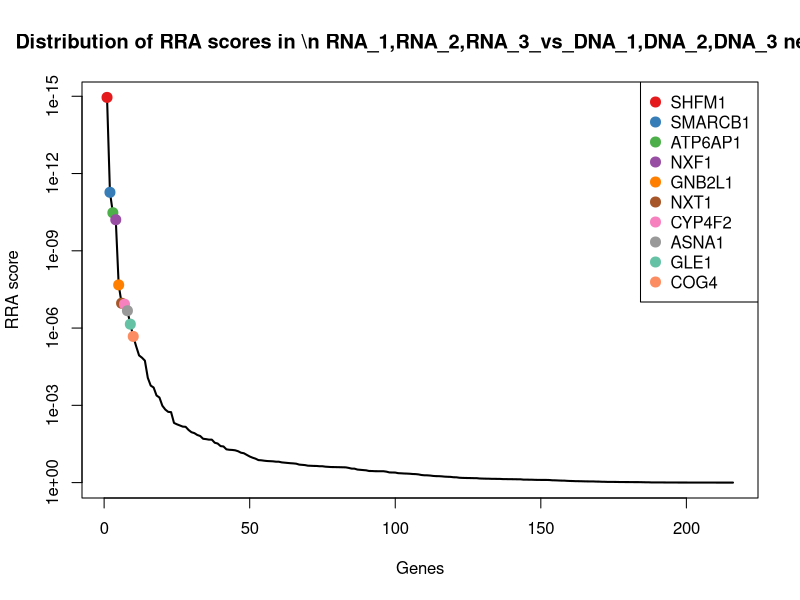
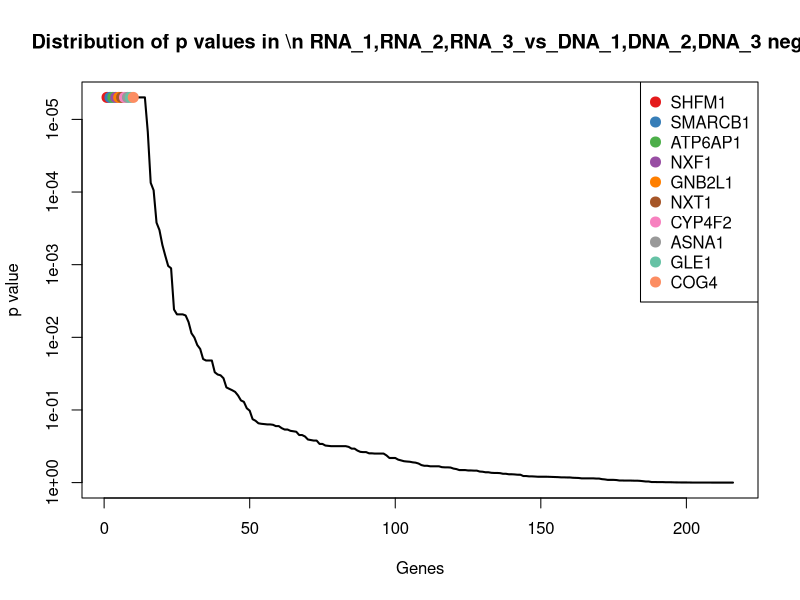
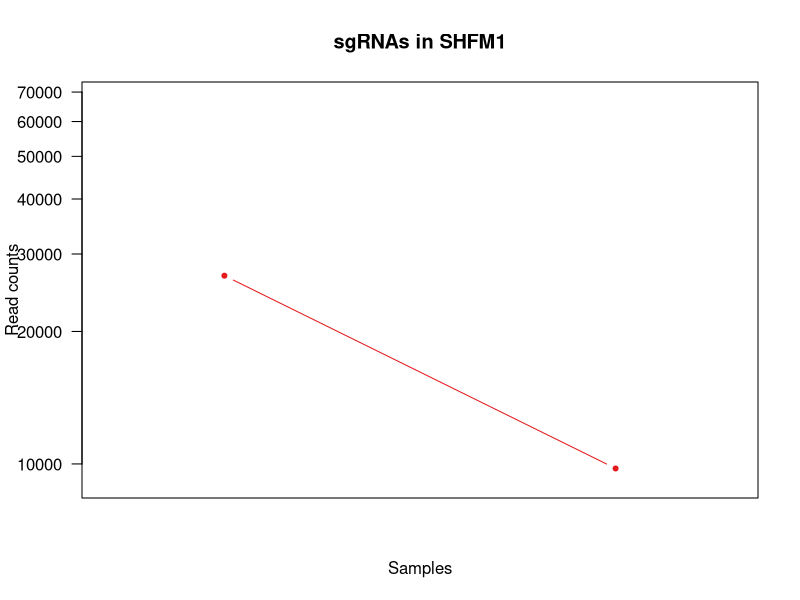

These figures' R source, in order: (Note: this script raises an error after producing the figures.)
pdf(file='mageckInputSecondary.pdf',width=4.5,height=4.5);
gstable=read.table('mageckInputSecondary.gene_summary.txt',header=T)
# 
#
# parameters
# Do not modify the variables beginning with "__"

# gstablename='__GENE_SUMMARY_FILE__'
startindex=3
# outputfile='__OUTPUT_FILE__'
targetgenelist=c("SHFM1","SMARCB1","ATP6AP1","NXF1","GNB2L1","NXT1","CYP4F2","ASNA1","GLE1","COG4")
# samplelabel=sub('.\\w+.\\w+$','',colnames(gstable)[startindex]);
samplelabel='RNA_1,RNA_2,RNA_3_vs_DNA_1,DNA_2,DNA_3 neg.'


# You need to write some codes in front of this code:
# gstable=read.table(gstablename,header=T)
# pdf(file=outputfile,width=6,height=6)


# set up color using RColorBrewer
#library(RColorBrewer)
#colors <- brewer.pal(length(targetgenelist), "Set1")

colors=c( "#E41A1C", "#377EB8", "#4DAF4A", "#984EA3", "#FF7F00",  "#A65628", "#F781BF",
          "#999999", "#66C2A5", "#FC8D62", "#8DA0CB", "#E78AC3", "#A6D854", "#FFD92F", "#E5C494", "#B3B3B3", 
          "#8DD3C7", "#FFFFB3", "#BEBADA", "#FB8072", "#80B1D3", "#FDB462", "#B3DE69", "#FCCDE5",
          "#D9D9D9", "#BC80BD", "#CCEBC5", "#FFED6F")

######
# function definition

plotrankedvalues<-function(val, tglist, ...){
  
  plot(val,log='y',ylim=c(max(val),min(val)),type='l',lwd=2, ...)
  if(length(tglist)>0){
    for(i in 1:length(tglist)){
      targetgene=tglist[i];
      tx=which(names(val)==targetgene);ty=val[targetgene];
      points(tx,ty,col=colors[(i %% length(colors)) ],cex=2,pch=20)
      # text(tx+50,ty,targetgene,col=colors[i])
    }
    legend('topright',tglist,pch=20,pt.cex = 2,cex=1,col=colors)
  }
}



plotrandvalues<-function(val,targetgenelist, ...){
  # choose the one with the best distance distribution
  
  mindiffvalue=0;
  randval=val;
  for(i in 1:20){
    randval0=sample(val)
    vindex=sort(which(names(randval0) %in% targetgenelist))
    if(max(vindex)>0.9*length(val)){
      # print('pass...')
      next;
    }
    mindiffind=min(diff(vindex));
    if (mindiffind > mindiffvalue){
      mindiffvalue=mindiffind;
      randval=randval0;
      # print(paste('Diff: ',mindiffvalue))
    }
  }
  plot(randval,log='y',ylim=c(max(randval),min(randval)),pch=20,col='grey', ...)
  
  if(length(targetgenelist)>0){
    for(i in 1:length(targetgenelist)){
      targetgene=targetgenelist[i];
      tx=which(names(randval)==targetgene);ty=randval[targetgene];
      points(tx,ty,col=colors[(i %% length(colors)) ],cex=2,pch=20)
      text(tx+50,ty,targetgene,col=colors[i])
    }
  }
  
}




# set.seed(1235)



pvec=gstable[,startindex]
names(pvec)=gstable[,'id']
pvec=sort(pvec);

plotrankedvalues(pvec,targetgenelist,xlab='Genes',ylab='RRA score',main=paste('Distribution of RRA scores in \\n',samplelabel))

# plotrandvalues(pvec,targetgenelist,xlab='Genes',ylab='RRA score',main=paste('Distribution of RRA scores in \\n',samplelabel))


pvec=gstable[,startindex+1]
names(pvec)=gstable[,'id']
pvec=sort(pvec);

plotrankedvalues(pvec,targetgenelist,xlab='Genes',ylab='p value',main=paste('Distribution of p values in \\n',samplelabel))

# plotrandvalues(pvec,targetgenelist,xlab='Genes',ylab='p value',main=paste('Distribution of p values in \\n',samplelabel))



# you need to write after this code:
# dev.off()






# parameters
# Do not modify the variables beginning with "__"
targetmat=list(c(26778.611682359773,9764.808780371024),c(31554.31153479449,9069.267050057355),c(29211.922466269218,11867.222274669073),c(56637.534273617784,29106.997546987466),c(68067.35605693108,38892.6644191238),c(41808.711696303966,25842.44462485388),c(44937.61997588683,25131.655962940684),c(39820.717477859,20423.35234284915),c(50437.59638465196,25248.52797684082))
targetgene="SHFM1"
collabel=c("DNA_1","DNA_2","DNA_3","RNA_1","RNA_2","RNA_3")

# set up color using RColorBrewer
#library(RColorBrewer)
#colors <- brewer.pal(length(targetgenelist), "Set1")

colors=c( "#E41A1C", "#377EB8", "#4DAF4A", "#984EA3", "#FF7F00",  "#A65628", "#F781BF",
          "#999999", "#66C2A5", "#FC8D62", "#8DA0CB", "#E78AC3", "#A6D854", "#FFD92F", "#E5C494", "#B3B3B3", 
          "#8DD3C7", "#FFFFB3", "#BEBADA", "#FB8072", "#80B1D3", "#FDB462", "#B3DE69", "#FCCDE5",
          "#D9D9D9", "#BC80BD", "#CCEBC5", "#FFED6F")


## code

targetmatvec=unlist(targetmat)+1
yrange=range(targetmatvec[targetmatvec>0]);
# yrange[1]=1; # set the minimum value to 1
for(i in 1:length(targetmat)){
  vali=targetmat[[i]]+1;
  if(i==1){
    plot(1:length(vali),vali,type='b',las=1,pch=20,main=paste('sgRNAs in',targetgene),ylab='Read counts',xlab='Samples',xlim=c(0.7,length(vali)+0.3),ylim = yrange,col=colors[(i %% length(colors))],xaxt='n',log='y')
    axis(1,at=1:length(vali),labels=(collabel),las=2)
    # lines(0:100,rep(1,101),col='black');
  }else{
    lines(1:length(vali),vali,type='b',pch=20,col=colors[(i %% length(colors))])
  }
}




# parameters
# Do not modify the variables beginning with "__"
targetmat=list(c(43602.29836908453,27852.844381356874),c(37105.35305365935,23449.358272904952),c(55772.036788977064,36048.11437234357),c(21178.84444740576,12276.586015227125),c(30908.325042602482,17781.50390362461),c(38182.67463631621,23099.115345936425),c(60842.48054602447,46731.08903411919),c(94500.04975821472,70635.97416833555),c(45792.49532867073,34183.53931752706))
targetgene="SMARCB1"
collabel=c("DNA_1","DNA_2","DNA_3","RNA_1","RNA_2","RNA_3")

# set up color using RColorBrewer
#library(RColorBrewer)
#colors <- brewer.pal(length(targetgenelist), "Set1")

colors=c( "#E41A1C", "#377EB8", "#4DAF4A", "#984EA3", "#FF7F00",  "#A65628", "#F781BF",
          "#999999", "#66C2A5", "#FC8D62", "#8DA0CB", "#E78AC3", "#A6D854", "#FFD92F", "#E5C494", "#B3B3B3", 
          "#8DD3C7", "#FFFFB3", "#BEBADA", "#FB8072", "#80B1D3", "#FDB462", "#B3DE69", "#FCCDE5",
          "#D9D9D9", "#BC80BD", "#CCEBC5", "#FFED6F")


## code

targetmatvec=unlist(targetmat)+1
yrange=range(targetmatvec[targetmatvec>0]);
# yrange[1]=1; # set the minimum value to 1
for(i in 1:length(targetmat)){
  vali=targetmat[[i]]+1;
  if(i==1){
    plot(1:length(vali),vali,type='b',las=1,pch=20,main=paste('sgRNAs in',targetgene),ylab='Read counts',xlab='Samples',xlim=c(0.7,length(vali)+0.3),ylim = yrange,col=colors[(i %% length(colors))],xaxt='n',log='y')
    axis(1,at=1:length(vali),labels=(collabel),las=2)
    # lines(0:100,rep(1,101),col='black');
  }else{
    lines(1:length(vali),vali,type='b',pch=20,col=colors[(i %% length(colors))])
  }
}




# parameters
# Do not modify the variables beginning with "__"
targetmat=list(c(5300.319657679865,3308.9280938224083),c(14999.288078733372,7588.641823436644),c(15710.959131631651,11308.657808085365),c(36700.3731026615,13265.793539778928),c(22232.85601995507,10099.229161010413),c(24261.38243073725,11839.950591852146),c(54909.126759188504,25840.877264169052),c(24920.45598173959,8534.596829333208),c(45163.87015057394,23360.7214885136))
targetgene="ATP6AP1"
collabel=c("DNA_1","DNA_2","DNA_3","RNA_1","RNA_2","RNA_3")

# set up color using RColorBrewer
#library(RColorBrewer)
#colors <- brewer.pal(length(targetgenelist), "Set1")

colors=c( "#E41A1C", "#377EB8", "#4DAF4A", "#984EA3", "#FF7F00",  "#A65628", "#F781BF",
          "#999999", "#66C2A5", "#FC8D62", "#8DA0CB", "#E78AC3", "#A6D854", "#FFD92F", "#E5C494", "#B3B3B3", 
          "#8DD3C7", "#FFFFB3", "#BEBADA", "#FB8072", "#80B1D3", "#FDB462", "#B3DE69", "#FCCDE5",
          "#D9D9D9", "#BC80BD", "#CCEBC5", "#FFED6F")


## code

targetmatvec=unlist(targetmat)+1
yrange=range(targetmatvec[targetmatvec>0]);
# yrange[1]=1; # set the minimum value to 1
for(i in 1:length(targetmat)){
  vali=targetmat[[i]]+1;
  if(i==1){
    plot(1:length(vali),vali,type='b',las=1,pch=20,main=paste('sgRNAs in',targetgene),ylab='Read counts',xlab='Samples',xlim=c(0.7,length(vali)+0.3),ylim = yrange,col=colors[(i %% length(colors))],xaxt='n',log='y')
    axis(1,at=1:length(vali),labels=(collabel),las=2)
    # lines(0:100,rep(1,101),col='black');
  }else{
    lines(1:length(vali),vali,type='b',pch=20,col=colors[(i %% length(colors))])
  }
}




# parameters
# Do not modify the variables beginning with "__"
targetmat=list(c(4795.062833484398,2300.052115566066),c(11811.927793476525,6546.428676329512),c(16447.93575201556,9275.402344734539),c(60955.626861867466,48262.914487343274),c(74719.72125159607,60248.84565770444),c(80611.60493329815,66608.56012452567),c(23102.33181673677,9550.769725351043),c(38795.28333266022,19211.37483760702),c(25455.116424210806,15277.19268911139))
targetgene="NXF1"
collabel=c("DNA_1","DNA_2","DNA_3","RNA_1","RNA_2","RNA_3")

# set up color using RColorBrewer
#library(RColorBrewer)
#colors <- brewer.pal(length(targetgenelist), "Set1")

colors=c( "#E41A1C", "#377EB8", "#4DAF4A", "#984EA3", "#FF7F00",  "#A65628", "#F781BF",
          "#999999", "#66C2A5", "#FC8D62", "#8DA0CB", "#E78AC3", "#A6D854", "#FFD92F", "#E5C494", "#B3B3B3", 
          "#8DD3C7", "#FFFFB3", "#BEBADA", "#FB8072", "#80B1D3", "#FDB462", "#B3DE69", "#FCCDE5",
          "#D9D9D9", "#BC80BD", "#CCEBC5", "#FFED6F")


## code

targetmatvec=unlist(targetmat)+1
yrange=range(targetmatvec[targetmatvec>0]);
# yrange[1]=1; # set the minimum value to 1
for(i in 1:length(targetmat)){
  vali=targetmat[[i]]+1;
  if(i==1){
    plot(1:length(vali),vali,type='b',las=1,pch=20,main=paste('sgRNAs in',targetgene),ylab='Read counts',xlab='Samples',xlim=c(0.7,length(vali)+0.3),ylim = yrange,col=colors[(i %% length(colors))],xaxt='n',log='y')
    axis(1,at=1:length(vali),labels=(collabel),las=2)
    # lines(0:100,rep(1,101),col='black');
  }else{
    lines(1:length(vali),vali,type='b',pch=20,col=colors[(i %% length(colors))])
  }
}




# parameters
# Do not modify the variables beginning with "__"
targetmat=list(c(43024.86199857542,18702.385537286445),c(20072.78084405801,9134.89760088274),c(27550.22232981424,9490.54562029029),c(11541.899615260552,6266.137956693065),c(16559.650866463642,9562.808792264257),c(16353.59527209316,10202.639560510028),c(86216.51727309181,68604.72348929627),c(51805.71042038983,48777.50044743795),c(47065.62477554433,38639.9343022781))
targetgene="GNB2L1"
collabel=c("DNA_1","DNA_2","DNA_3","RNA_1","RNA_2","RNA_3")

# set up color using RColorBrewer
#library(RColorBrewer)
#colors <- brewer.pal(length(targetgenelist), "Set1")

colors=c( "#E41A1C", "#377EB8", "#4DAF4A", "#984EA3", "#FF7F00",  "#A65628", "#F781BF",
          "#999999", "#66C2A5", "#FC8D62", "#8DA0CB", "#E78AC3", "#A6D854", "#FFD92F", "#E5C494", "#B3B3B3", 
          "#8DD3C7", "#FFFFB3", "#BEBADA", "#FB8072", "#80B1D3", "#FDB462", "#B3DE69", "#FCCDE5",
          "#D9D9D9", "#BC80BD", "#CCEBC5", "#FFED6F")


## code

targetmatvec=unlist(targetmat)+1
yrange=range(targetmatvec[targetmatvec>0]);
# yrange[1]=1; # set the minimum value to 1
for(i in 1:length(targetmat)){
  vali=targetmat[[i]]+1;
  if(i==1){
    plot(1:length(vali),vali,type='b',las=1,pch=20,main=paste('sgRNAs in',targetgene),ylab='Read counts',xlab='Samples',xlim=c(0.7,length(vali)+0.3),ylim = yrange,col=colors[(i %% length(colors))],xaxt='n',log='y')
    axis(1,at=1:length(vali),labels=(collabel),las=2)
    # lines(0:100,rep(1,101),col='black');
  }else{
    lines(1:length(vali),vali,type='b',pch=20,col=colors[(i %% length(colors))])
  }
}




# parameters
# Do not modify the variables beginning with "__"
targetmat=list(c(171050.89377420492,112944.35994651655),c(111671.4442798917,74214.1517993356),c(134980.6773574886,88721.85463974654),c(44171.931545397565,47689.05842631673),c(76678.9668160237,80185.65685043472),c(43960.7955155239,43330.663746789396),c(70751.56177575758,49909.27975919967),c(57970.34655862905,40516.80178354936),c(59652.13929984495,38884.369385303886))
targetgene="NXT1"
collabel=c("DNA_1","DNA_2","DNA_3","RNA_1","RNA_2","RNA_3")

# set up color using RColorBrewer
#library(RColorBrewer)
#colors <- brewer.pal(length(targetgenelist), "Set1")

colors=c( "#E41A1C", "#377EB8", "#4DAF4A", "#984EA3", "#FF7F00",  "#A65628", "#F781BF",
          "#999999", "#66C2A5", "#FC8D62", "#8DA0CB", "#E78AC3", "#A6D854", "#FFD92F", "#E5C494", "#B3B3B3", 
          "#8DD3C7", "#FFFFB3", "#BEBADA", "#FB8072", "#80B1D3", "#FDB462", "#B3DE69", "#FCCDE5",
          "#D9D9D9", "#BC80BD", "#CCEBC5", "#FFED6F")


## code

targetmatvec=unlist(targetmat)+1
yrange=range(targetmatvec[targetmatvec>0]);
# yrange[1]=1; # set the minimum value to 1
for(i in 1:length(targetmat)){
  vali=targetmat[[i]]+1;
  if(i==1){
    plot(1:length(vali),vali,type='b',las=1,pch=20,main=paste('sgRNAs in',targetgene),ylab='Read counts',xlab='Samples',xlim=c(0.7,length(vali)+0.3),ylim = yrange,col=colors[(i %% length(colors))],xaxt='n',log='y')
    axis(1,at=1:length(vali),labels=(collabel),las=2)
    # lines(0:100,rep(1,101),col='black');
  }else{
    lines(1:length(vali),vali,type='b',pch=20,col=colors[(i %% length(colors))])
  }
}




# parameters
# Do not modify the variables beginning with "__"
targetmat=list(c(297025.6608755428,290071.51220240304),c(100851.6332767158,101773.73270193173),c(108513.96945054551,114387.53835745367),c(101643.43219872023,95942.71717074023),c(66487.55814551022,64004.66331293854),c(77018.26011882805,87175.44921779417),c(147279.43805515525,65150.01744448729),c(120802.25048614724,54435.72900259725),c(130831.56436921822,65140.93956404442))
targetgene="CYP4F2"
collabel=c("DNA_1","DNA_2","DNA_3","RNA_1","RNA_2","RNA_3")

# set up color using RColorBrewer
#library(RColorBrewer)
#colors <- brewer.pal(length(targetgenelist), "Set1")

colors=c( "#E41A1C", "#377EB8", "#4DAF4A", "#984EA3", "#FF7F00",  "#A65628", "#F781BF",
          "#999999", "#66C2A5", "#FC8D62", "#8DA0CB", "#E78AC3", "#A6D854", "#FFD92F", "#E5C494", "#B3B3B3", 
          "#8DD3C7", "#FFFFB3", "#BEBADA", "#FB8072", "#80B1D3", "#FDB462", "#B3DE69", "#FCCDE5",
          "#D9D9D9", "#BC80BD", "#CCEBC5", "#FFED6F")


## code

targetmatvec=unlist(targetmat)+1
yrange=range(targetmatvec[targetmatvec>0]);
# yrange[1]=1; # set the minimum value to 1
for(i in 1:length(targetmat)){
  vali=targetmat[[i]]+1;
  if(i==1){
    plot(1:length(vali),vali,type='b',las=1,pch=20,main=paste('sgRNAs in',targetgene),ylab='Read counts',xlab='Samples',xlim=c(0.7,length(vali)+0.3),ylim = yrange,col=colors[(i %% length(colors))],xaxt='n',log='y')
    axis(1,at=1:length(vali),labels=(collabel),las=2)
    # lines(0:100,rep(1,101),col='black');
  }else{
    lines(1:length(vali),vali,type='b',pch=20,col=colors[(i %% length(colors))])
  }
}




# parameters
# Do not modify the variables beginning with "__"
targetmat=list(c(19197.808520878745,20538.49353899839),c(16222.775389160071,17238.08294279041),c(11248.934650549345,10200.619435856921),c(78630.83711523825,41334.99091188573),c(57941.65661413341,34683.55842618904),c(100196.12812669415,55394.84817513626),c(87551.83887989413,56765.4713270289),c(65580.585706616,47044.85390564776),c(67418.88277068427,48110.278676037335))
targetgene="ASNA1"
collabel=c("DNA_1","DNA_2","DNA_3","RNA_1","RNA_2","RNA_3")

# set up color using RColorBrewer
#library(RColorBrewer)
#colors <- brewer.pal(length(targetgenelist), "Set1")

colors=c( "#E41A1C", "#377EB8", "#4DAF4A", "#984EA3", "#FF7F00",  "#A65628", "#F781BF",
          "#999999", "#66C2A5", "#FC8D62", "#8DA0CB", "#E78AC3", "#A6D854", "#FFD92F", "#E5C494", "#B3B3B3", 
          "#8DD3C7", "#FFFFB3", "#BEBADA", "#FB8072", "#80B1D3", "#FDB462", "#B3DE69", "#FCCDE5",
          "#D9D9D9", "#BC80BD", "#CCEBC5", "#FFED6F")


## code

targetmatvec=unlist(targetmat)+1
yrange=range(targetmatvec[targetmatvec>0]);
# yrange[1]=1; # set the minimum value to 1
for(i in 1:length(targetmat)){
  vali=targetmat[[i]]+1;
  if(i==1){
    plot(1:length(vali),vali,type='b',las=1,pch=20,main=paste('sgRNAs in',targetgene),ylab='Read counts',xlab='Samples',xlim=c(0.7,length(vali)+0.3),ylim = yrange,col=colors[(i %% length(colors))],xaxt='n',log='y')
    axis(1,at=1:length(vali),labels=(collabel),las=2)
    # lines(0:100,rep(1,101),col='black');
  }else{
    lines(1:length(vali),vali,type='b',pch=20,col=colors[(i %% length(colors))])
  }
}




# parameters
# Do not modify the variables beginning with "__"
targetmat=list(c(16363.298229156682,10588.569900231707),c(41094.18082063293,27319.81062358072),c(37312.1268413887,24430.37749233304),c(6003.582534600583,4463.582023065333),c(54024.090967358665,40612.18485074892),c(24336.10756334905,20423.460242898003),c(5838.740057208625,4988.8454337630155),c(12417.193074126344,10372.25225244402),c(12045.691377022698,8491.593979329551))
targetgene="GLE1"
collabel=c("DNA_1","DNA_2","DNA_3","RNA_1","RNA_2","RNA_3")

# set up color using RColorBrewer
#library(RColorBrewer)
#colors <- brewer.pal(length(targetgenelist), "Set1")

colors=c( "#E41A1C", "#377EB8", "#4DAF4A", "#984EA3", "#FF7F00",  "#A65628", "#F781BF",
          "#999999", "#66C2A5", "#FC8D62", "#8DA0CB", "#E78AC3", "#A6D854", "#FFD92F", "#E5C494", "#B3B3B3", 
          "#8DD3C7", "#FFFFB3", "#BEBADA", "#FB8072", "#80B1D3", "#FDB462", "#B3DE69", "#FCCDE5",
          "#D9D9D9", "#BC80BD", "#CCEBC5", "#FFED6F")


## code

targetmatvec=unlist(targetmat)+1
yrange=range(targetmatvec[targetmatvec>0]);
# yrange[1]=1; # set the minimum value to 1
for(i in 1:length(targetmat)){
  vali=targetmat[[i]]+1;
  if(i==1){
    plot(1:length(vali),vali,type='b',las=1,pch=20,main=paste('sgRNAs in',targetgene),ylab='Read counts',xlab='Samples',xlim=c(0.7,length(vali)+0.3),ylim = yrange,col=colors[(i %% length(colors))],xaxt='n',log='y')
    axis(1,at=1:length(vali),labels=(collabel),las=2)
    # lines(0:100,rep(1,101),col='black');
  }else{
    lines(1:length(vali),vali,type='b',pch=20,col=colors[(i %% length(colors))])
  }
}




# parameters
# Do not modify the variables beginning with "__"
targetmat=list(c(32564.680178744933,18274.307427246484),c(29946.749160958505,17927.64126346247),c(26319.12577003478,17058.942633150564),c(40067.45139826527,28194.14990152387),c(57662.161025821115,40019.759745298434),c(31732.961627759934,22999.119175607695),c(70971.02661252202,71520.28250902791),c(95172.87523074135,96088.37685243129),c(50600.12354808263,50753.61178462606))
targetgene="COG4"
collabel=c("DNA_1","DNA_2","DNA_3","RNA_1","RNA_2","RNA_3")

# set up color using RColorBrewer
#library(RColorBrewer)
#colors <- brewer.pal(length(targetgenelist), "Set1")

colors=c( "#E41A1C", "#377EB8", "#4DAF4A", "#984EA3", "#FF7F00",  "#A65628", "#F781BF",
          "#999999", "#66C2A5", "#FC8D62", "#8DA0CB", "#E78AC3", "#A6D854", "#FFD92F", "#E5C494", "#B3B3B3", 
          "#8DD3C7", "#FFFFB3", "#BEBADA", "#FB8072", "#80B1D3", "#FDB462", "#B3DE69", "#FCCDE5",
          "#D9D9D9", "#BC80BD", "#CCEBC5", "#FFED6F")


## code

targetmatvec=unlist(targetmat)+1
yrange=range(targetmatvec[targetmatvec>0]);
# yrange[1]=1; # set the minimum value to 1
for(i in 1:length(targetmat)){
  vali=targetmat[[i]]+1;
  if(i==1){
    plot(1:length(vali),vali,type='b',las=1,pch=20,main=paste('sgRNAs in',targetgene),ylab='Read counts',xlab='Samples',xlim=c(0.7,length(vali)+0.3),ylim = yrange,col=colors[(i %% length(colors))],xaxt='n',log='y')
    axis(1,at=1:length(vali),labels=(collabel),las=2)
    # lines(0:100,rep(1,101),col='black');
  }else{
    lines(1:length(vali),vali,type='b',pch=20,col=colors[(i %% length(colors))])
  }
}



# 
#
# parameters
# Do not modify the variables beginning with "__"

# gstablename='__GENE_SUMMARY_FILE__'
startindex=9
# outputfile='__OUTPUT_FILE__'
targetgenelist=c("NELFCD","NELFB","NELFA","DPY30","RBBP4","THTPA","MLX","EXOSC7","KLHL36","OR2T33")
# samplelabel=sub('.\\w+.\\w+$','',colnames(gstable)[startindex]);
samplelabel='RNA_1,RNA_2,RNA_3_vs_DNA_1,DNA_2,DNA_3 pos.'


# You need to write some codes in front of this code:
# gstable=read.table(gstablename,header=T)
# pdf(file=outputfile,width=6,height=6)


# set up color using RColorBrewer
#library(RColorBrewer)
#colors <- brewer.pal(length(targetgenelist), "Set1")

colors=c( "#E41A1C", "#377EB8", "#4DAF4A", "#984EA3", "#FF7F00",  "#A65628", "#F781BF",
          "#999999", "#66C2A5", "#FC8D62", "#8DA0CB", "#E78AC3", "#A6D854", "#FFD92F", "#E5C494", "#B3B3B3", 
          "#8DD3C7", "#FFFFB3", "#BEBADA", "#FB8072", "#80B1D3", "#FDB462", "#B3DE69", "#FCCDE5",
          "#D9D9D9", "#BC80BD", "#CCEBC5", "#FFED6F")

######
# function definition

plotrankedvalues<-function(val, tglist, ...){
  
  plot(val,log='y',ylim=c(max(val),min(val)),type='l',lwd=2, ...)
  if(length(tglist)>0){
    for(i in 1:length(tglist)){
      targetgene=tglist[i];
      tx=which(names(val)==targetgene);ty=val[targetgene];
      points(tx,ty,col=colors[(i %% length(colors)) ],cex=2,pch=20)
      # text(tx+50,ty,targetgene,col=colors[i])
    }
    legend('topright',tglist,pch=20,pt.cex = 2,cex=1,col=colors)
  }
}



plotrandvalues<-function(val,targetgenelist, ...){
  # choose the one with the best distance distribution
  
  mindiffvalue=0;
  randval=val;
  for(i in 1:20){
    randval0=sample(val)
    vindex=sort(which(names(randval0) %in% targetgenelist))
    if(max(vindex)>0.9*length(val)){
      # print('pass...')
      next;
    }
    mindiffind=min(diff(vindex));
    if (mindiffind > mindiffvalue){
      mindiffvalue=mindiffind;
      randval=randval0;
      # print(paste('Diff: ',mindiffvalue))
    }
  }
  plot(randval,log='y',ylim=c(max(randval),min(randval)),pch=20,col='grey', ...)
  
  if(length(targetgenelist)>0){
    for(i in 1:length(targetgenelist)){
      targetgene=targetgenelist[i];
      tx=which(names(randval)==targetgene);ty=randval[targetgene];
      points(tx,ty,col=colors[(i %% length(colors)) ],cex=2,pch=20)
      text(tx+50,ty,targetgene,col=colors[i])
    }
  }
  
}




# set.seed(1235)



pvec=gstable[,startindex]
names(pvec)=gstable[,'id']
pvec=sort(pvec);

plotrankedvalues(pvec,targetgenelist,xlab='Genes',ylab='RRA score',main=paste('Distribution of RRA scores in \\n',samplelabel))

# plotrandvalues(pvec,targetgenelist,xlab='Genes',ylab='RRA score',main=paste('Distribution of RRA scores in \\n',samplelabel))


pvec=gstable[,startindex+1]
names(pvec)=gstable[,'id']
pvec=sort(pvec);

plotrankedvalues(pvec,targetgenelist,xlab='Genes',ylab='p value',main=paste('Distribution of p values in \\n',samplelabel))

# plotrandvalues(pvec,targetgenelist,xlab='Genes',ylab='p value',main=paste('Distribution of p values in \\n',samplelabel))



# you need to write after this code:
# dev.off()






# parameters
# Do not modify the variables beginning with "__"
targetmat=list(c(152946.50784005036,447938.62041008624),c(88618.61113660982,235174.3903096115),c(102674.20033693308,297964.34608377545),c(67343.51671062445,216548.51831910713),c(43546.708333969356,158692.92174776157),c(45886.83580859313,170277.31707260082),c(126346.39422492565,452930.93674744415),c(69400.0502528573,214053.60397999128),c(70080.0315558221,245304.74668894423))
targetgene="NELFCD"
collabel=c("DNA_1","DNA_2","DNA_3","RNA_1","RNA_2","RNA_3")

# set up color using RColorBrewer
#library(RColorBrewer)
#colors <- brewer.pal(length(targetgenelist), "Set1")

colors=c( "#E41A1C", "#377EB8", "#4DAF4A", "#984EA3", "#FF7F00",  "#A65628", "#F781BF",
          "#999999", "#66C2A5", "#FC8D62", "#8DA0CB", "#E78AC3", "#A6D854", "#FFD92F", "#E5C494", "#B3B3B3", 
          "#8DD3C7", "#FFFFB3", "#BEBADA", "#FB8072", "#80B1D3", "#FDB462", "#B3DE69", "#FCCDE5",
          "#D9D9D9", "#BC80BD", "#CCEBC5", "#FFED6F")


## code

targetmatvec=unlist(targetmat)+1
yrange=range(targetmatvec[targetmatvec>0]);
# yrange[1]=1; # set the minimum value to 1
for(i in 1:length(targetmat)){
  vali=targetmat[[i]]+1;
  if(i==1){
    plot(1:length(vali),vali,type='b',las=1,pch=20,main=paste('sgRNAs in',targetgene),ylab='Read counts',xlab='Samples',xlim=c(0.7,length(vali)+0.3),ylim = yrange,col=colors[(i %% length(colors))],xaxt='n',log='y')
    axis(1,at=1:length(vali),labels=(collabel),las=2)
    # lines(0:100,rep(1,101),col='black');
  }else{
    lines(1:length(vali),vali,type='b',pch=20,col=colors[(i %% length(colors))])
  }
}




# parameters
# Do not modify the variables beginning with "__"
targetmat=list(c(172528.6236750855,682604.0985268035),c(66010.00939197,237593.09487602976),c(109252.81419924472,421136.396495259),c(17991.239618311578,66031.62695759661),c(17159.363254630436,53536.15291928395),c(24646.216863688034,77298.04972643415),c(15714.657711608448,48202.75215836469),c(28778.790775362064,70795.23763833848),c(35944.6569145927,119665.11401369216))
targetgene="NELFB"
collabel=c("DNA_1","DNA_2","DNA_3","RNA_1","RNA_2","RNA_3")

# set up color using RColorBrewer
#library(RColorBrewer)
#colors <- brewer.pal(length(targetgenelist), "Set1")

colors=c( "#E41A1C", "#377EB8", "#4DAF4A", "#984EA3", "#FF7F00",  "#A65628", "#F781BF",
          "#999999", "#66C2A5", "#FC8D62", "#8DA0CB", "#E78AC3", "#A6D854", "#FFD92F", "#E5C494", "#B3B3B3", 
          "#8DD3C7", "#FFFFB3", "#BEBADA", "#FB8072", "#80B1D3", "#FDB462", "#B3DE69", "#FCCDE5",
          "#D9D9D9", "#BC80BD", "#CCEBC5", "#FFED6F")


## code

targetmatvec=unlist(targetmat)+1
yrange=range(targetmatvec[targetmatvec>0]);
# yrange[1]=1; # set the minimum value to 1
for(i in 1:length(targetmat)){
  vali=targetmat[[i]]+1;
  if(i==1){
    plot(1:length(vali),vali,type='b',las=1,pch=20,main=paste('sgRNAs in',targetgene),ylab='Read counts',xlab='Samples',xlim=c(0.7,length(vali)+0.3),ylim = yrange,col=colors[(i %% length(colors))],xaxt='n',log='y')
    axis(1,at=1:length(vali),labels=(collabel),las=2)
    # lines(0:100,rep(1,101),col='black');
  }else{
    lines(1:length(vali),vali,type='b',pch=20,col=colors[(i %% length(colors))])
  }
}




# parameters
# Do not modify the variables beginning with "__"
targetmat=list(c(55722.609754128694,195086.76442386038),c(24982.46328113338,91554.61840141361),c(44145.740218738116,159037.34350272105),c(63474.10778864873,156836.24983999232),c(69213.10287259542,168719.51976585857),c(64509.27291961217,159530.25391807882),c(270342.63832208485,392305.82062286575),c(84105.9605120708,101304.69303203297),c(88652.96326648584,151666.91870586513))
targetgene="NELFA"
collabel=c("DNA_1","DNA_2","DNA_3","RNA_1","RNA_2","RNA_3")

# set up color using RColorBrewer
#library(RColorBrewer)
#colors <- brewer.pal(length(targetgenelist), "Set1")

colors=c( "#E41A1C", "#377EB8", "#4DAF4A", "#984EA3", "#FF7F00",  "#A65628", "#F781BF",
          "#999999", "#66C2A5", "#FC8D62", "#8DA0CB", "#E78AC3", "#A6D854", "#FFD92F", "#E5C494", "#B3B3B3", 
          "#8DD3C7", "#FFFFB3", "#BEBADA", "#FB8072", "#80B1D3", "#FDB462", "#B3DE69", "#FCCDE5",
          "#D9D9D9", "#BC80BD", "#CCEBC5", "#FFED6F")


## code

targetmatvec=unlist(targetmat)+1
yrange=range(targetmatvec[targetmatvec>0]);
# yrange[1]=1; # set the minimum value to 1
for(i in 1:length(targetmat)){
  vali=targetmat[[i]]+1;
  if(i==1){
    plot(1:length(vali),vali,type='b',las=1,pch=20,main=paste('sgRNAs in',targetgene),ylab='Read counts',xlab='Samples',xlim=c(0.7,length(vali)+0.3),ylim = yrange,col=colors[(i %% length(colors))],xaxt='n',log='y')
    axis(1,at=1:length(vali),labels=(collabel),las=2)
    # lines(0:100,rep(1,101),col='black');
  }else{
    lines(1:length(vali),vali,type='b',pch=20,col=colors[(i %% length(colors))])
  }
}




# parameters
# Do not modify the variables beginning with "__"
targetmat=list(c(55592.88165061905,70305.46625080639),c(58993.00425758631,77182.40284466506),c(62464.6064785217,81539.30143562944),c(64934.280502588146,101890.68896456575),c(42792.440438358346,61756.59817866631),c(52555.11983003894,88830.94137101424),c(47270.775040511464,116482.36767760359),c(44660.06327681604,107455.58825538815),c(12619.20676981829,34438.075023818375))
targetgene="DPY30"
collabel=c("DNA_1","DNA_2","DNA_3","RNA_1","RNA_2","RNA_3")

# set up color using RColorBrewer
#library(RColorBrewer)
#colors <- brewer.pal(length(targetgenelist), "Set1")

colors=c( "#E41A1C", "#377EB8", "#4DAF4A", "#984EA3", "#FF7F00",  "#A65628", "#F781BF",
          "#999999", "#66C2A5", "#FC8D62", "#8DA0CB", "#E78AC3", "#A6D854", "#FFD92F", "#E5C494", "#B3B3B3", 
          "#8DD3C7", "#FFFFB3", "#BEBADA", "#FB8072", "#80B1D3", "#FDB462", "#B3DE69", "#FCCDE5",
          "#D9D9D9", "#BC80BD", "#CCEBC5", "#FFED6F")


## code

targetmatvec=unlist(targetmat)+1
yrange=range(targetmatvec[targetmatvec>0]);
# yrange[1]=1; # set the minimum value to 1
for(i in 1:length(targetmat)){
  vali=targetmat[[i]]+1;
  if(i==1){
    plot(1:length(vali),vali,type='b',las=1,pch=20,main=paste('sgRNAs in',targetgene),ylab='Read counts',xlab='Samples',xlim=c(0.7,length(vali)+0.3),ylim = yrange,col=colors[(i %% length(colors))],xaxt='n',log='y')
    axis(1,at=1:length(vali),labels=(collabel),las=2)
    # lines(0:100,rep(1,101),col='black');
  }else{
    lines(1:length(vali),vali,type='b',pch=20,col=colors[(i %% length(colors))])
  }
}




# parameters
# Do not modify the variables beginning with "__"
targetmat=list(c(19715.745535642825,41864.882194043304),c(25905.168915396174,59566.28792912043),c(19110.952665468703,36481.43111043473),c(120616.89888646199,116786.65022609146),c(107466.97918816062,105552.30228145196),c(74639.19870929976,88394.59444594342),c(34336.0052612526,68101.44246803308),c(26108.774973107124,59740.42765731045),c(28894.340652669056,66844.91470893903))
targetgene="RBBP4"
collabel=c("DNA_1","DNA_2","DNA_3","RNA_1","RNA_2","RNA_3")

# set up color using RColorBrewer
#library(RColorBrewer)
#colors <- brewer.pal(length(targetgenelist), "Set1")

colors=c( "#E41A1C", "#377EB8", "#4DAF4A", "#984EA3", "#FF7F00",  "#A65628", "#F781BF",
          "#999999", "#66C2A5", "#FC8D62", "#8DA0CB", "#E78AC3", "#A6D854", "#FFD92F", "#E5C494", "#B3B3B3", 
          "#8DD3C7", "#FFFFB3", "#BEBADA", "#FB8072", "#80B1D3", "#FDB462", "#B3DE69", "#FCCDE5",
          "#D9D9D9", "#BC80BD", "#CCEBC5", "#FFED6F")


## code

targetmatvec=unlist(targetmat)+1
yrange=range(targetmatvec[targetmatvec>0]);
# yrange[1]=1; # set the minimum value to 1
for(i in 1:length(targetmat)){
  vali=targetmat[[i]]+1;
  if(i==1){
    plot(1:length(vali),vali,type='b',las=1,pch=20,main=paste('sgRNAs in',targetgene),ylab='Read counts',xlab='Samples',xlim=c(0.7,length(vali)+0.3),ylim = yrange,col=colors[(i %% length(colors))],xaxt='n',log='y')
    axis(1,at=1:length(vali),labels=(collabel),las=2)
    # lines(0:100,rep(1,101),col='black');
  }else{
    lines(1:length(vali),vali,type='b',pch=20,col=colors[(i %% length(colors))])
  }
}




# parameters
# Do not modify the variables beginning with "__"
targetmat=list(c(254906.94480298588,298463.0001270513),c(88708.38289841874,106724.02638218785),c(119147.35582120513,142432.92891651925),c(179553.4492500966,202329.38325859053),c(173589.89739395215,202627.76261829704),c(214575.0864231086,265165.6022159523),c(75253.02942761488,89691.61979629181),c(88171.60329172623,89197.16901576574),c(56994.7267713377,67528.72690401529))
targetgene="THTPA"
collabel=c("DNA_1","DNA_2","DNA_3","RNA_1","RNA_2","RNA_3")

# set up color using RColorBrewer
#library(RColorBrewer)
#colors <- brewer.pal(length(targetgenelist), "Set1")

colors=c( "#E41A1C", "#377EB8", "#4DAF4A", "#984EA3", "#FF7F00",  "#A65628", "#F781BF",
          "#999999", "#66C2A5", "#FC8D62", "#8DA0CB", "#E78AC3", "#A6D854", "#FFD92F", "#E5C494", "#B3B3B3", 
          "#8DD3C7", "#FFFFB3", "#BEBADA", "#FB8072", "#80B1D3", "#FDB462", "#B3DE69", "#FCCDE5",
          "#D9D9D9", "#BC80BD", "#CCEBC5", "#FFED6F")


## code

targetmatvec=unlist(targetmat)+1
yrange=range(targetmatvec[targetmatvec>0]);
# yrange[1]=1; # set the minimum value to 1
for(i in 1:length(targetmat)){
  vali=targetmat[[i]]+1;
  if(i==1){
    plot(1:length(vali),vali,type='b',las=1,pch=20,main=paste('sgRNAs in',targetgene),ylab='Read counts',xlab='Samples',xlim=c(0.7,length(vali)+0.3),ylim = yrange,col=colors[(i %% length(colors))],xaxt='n',log='y')
    axis(1,at=1:length(vali),labels=(collabel),las=2)
    # lines(0:100,rep(1,101),col='black');
  }else{
    lines(1:length(vali),vali,type='b',pch=20,col=colors[(i %% length(colors))])
  }
}




# parameters
# Do not modify the variables beginning with "__"
targetmat=list(c(19018.33505436916,23302.489768418574),c(15417.605979121321,17894.388451044273),c(11939.208063050877,15425.671851114656),c(202905.48328110756,234921.16801487628),c(64031.32870385178,85704.7486378442),c(73469.75038392504,99165.89909630269),c(218253.39086550078,260545.69228829542),c(110956.97211374238,135127.17863139295),c(125777.34321218738,151361.87988324618))
targetgene="MLX"
collabel=c("DNA_1","DNA_2","DNA_3","RNA_1","RNA_2","RNA_3")

# set up color using RColorBrewer
#library(RColorBrewer)
#colors <- brewer.pal(length(targetgenelist), "Set1")

colors=c( "#E41A1C", "#377EB8", "#4DAF4A", "#984EA3", "#FF7F00",  "#A65628", "#F781BF",
          "#999999", "#66C2A5", "#FC8D62", "#8DA0CB", "#E78AC3", "#A6D854", "#FFD92F", "#E5C494", "#B3B3B3", 
          "#8DD3C7", "#FFFFB3", "#BEBADA", "#FB8072", "#80B1D3", "#FDB462", "#B3DE69", "#FCCDE5",
          "#D9D9D9", "#BC80BD", "#CCEBC5", "#FFED6F")


## code

targetmatvec=unlist(targetmat)+1
yrange=range(targetmatvec[targetmatvec>0]);
# yrange[1]=1; # set the minimum value to 1
for(i in 1:length(targetmat)){
  vali=targetmat[[i]]+1;
  if(i==1){
    plot(1:length(vali),vali,type='b',las=1,pch=20,main=paste('sgRNAs in',targetgene),ylab='Read counts',xlab='Samples',xlim=c(0.7,length(vali)+0.3),ylim = yrange,col=colors[(i %% length(colors))],xaxt='n',log='y')
    axis(1,at=1:length(vali),labels=(collabel),las=2)
    # lines(0:100,rep(1,101),col='black');
  }else{
    lines(1:length(vali),vali,type='b',pch=20,col=colors[(i %% length(colors))])
  }
}




# parameters
# Do not modify the variables beginning with "__"
targetmat=list(c(55802.592494638404,72268.84071766536),c(46309.27234427472,63517.24708880867),c(18000.350382025776,27204.00864104708),c(89200.2636538137,110879.17230753998),c(38009.549046312066,42400.83612924344),c(30206.70079416385,40614.606150688865),c(12459.750332573169,16282.0087637632),c(4411.773077764052,6339.911209732298),c(8720.42297579745,10973.317115669828))
targetgene="EXOSC7"
collabel=c("DNA_1","DNA_2","DNA_3","RNA_1","RNA_2","RNA_3")

# set up color using RColorBrewer
#library(RColorBrewer)
#colors <- brewer.pal(length(targetgenelist), "Set1")

colors=c( "#E41A1C", "#377EB8", "#4DAF4A", "#984EA3", "#FF7F00",  "#A65628", "#F781BF",
          "#999999", "#66C2A5", "#FC8D62", "#8DA0CB", "#E78AC3", "#A6D854", "#FFD92F", "#E5C494", "#B3B3B3", 
          "#8DD3C7", "#FFFFB3", "#BEBADA", "#FB8072", "#80B1D3", "#FDB462", "#B3DE69", "#FCCDE5",
          "#D9D9D9", "#BC80BD", "#CCEBC5", "#FFED6F")


## code

targetmatvec=unlist(targetmat)+1
yrange=range(targetmatvec[targetmatvec>0]);
# yrange[1]=1; # set the minimum value to 1
for(i in 1:length(targetmat)){
  vali=targetmat[[i]]+1;
  if(i==1){
    plot(1:length(vali),vali,type='b',las=1,pch=20,main=paste('sgRNAs in',targetgene),ylab='Read counts',xlab='Samples',xlim=c(0.7,length(vali)+0.3),ylim = yrange,col=colors[(i %% length(colors))],xaxt='n',log='y')
    axis(1,at=1:length(vali),labels=(collabel),las=2)
    # lines(0:100,rep(1,101),col='black');
  }else{
    lines(1:length(vali),vali,type='b',pch=20,col=colors[(i %% length(colors))])
  }
}




# parameters
# Do not modify the variables beginning with "__"
targetmat=list(c(71152.45087758062,94546.25695771797),c(40015.06871476491,58464.56974926495),c(65704.87504140103,88451.15793623037),c(185635.06372665786,215304.7778642613),c(93567.16382106637,115520.2703408116),c(67363.77298538305,81977.66848535337),c(26807.873660595033,48752.3118942268),c(20359.680289014344,16532.77328992026),c(14552.7195761487,8497.654353288868))
targetgene="KLHL36"
collabel=c("DNA_1","DNA_2","DNA_3","RNA_1","RNA_2","RNA_3")

# set up color using RColorBrewer
#library(RColorBrewer)
#colors <- brewer.pal(length(targetgenelist), "Set1")

colors=c( "#E41A1C", "#377EB8", "#4DAF4A", "#984EA3", "#FF7F00",  "#A65628", "#F781BF",
          "#999999", "#66C2A5", "#FC8D62", "#8DA0CB", "#E78AC3", "#A6D854", "#FFD92F", "#E5C494", "#B3B3B3", 
          "#8DD3C7", "#FFFFB3", "#BEBADA", "#FB8072", "#80B1D3", "#FDB462", "#B3DE69", "#FCCDE5",
          "#D9D9D9", "#BC80BD", "#CCEBC5", "#FFED6F")


## code

targetmatvec=unlist(targetmat)+1
yrange=range(targetmatvec[targetmatvec>0]);
# yrange[1]=1; # set the minimum value to 1
for(i in 1:length(targetmat)){
  vali=targetmat[[i]]+1;
  if(i==1){
    plot(1:length(vali),vali,type='b',las=1,pch=20,main=paste('sgRNAs in',targetgene),ylab='Read counts',xlab='Samples',xlim=c(0.7,length(vali)+0.3),ylim = yrange,col=colors[(i %% length(colors))],xaxt='n',log='y')
    axis(1,at=1:length(vali),labels=(collabel),las=2)
    # lines(0:100,rep(1,101),col='black');
  }else{
    lines(1:length(vali),vali,type='b',pch=20,col=colors[(i %% length(colors))])
  }
}




# parameters
# Do not modify the variables beginning with "__"
targetmat=list(c(108892.59960686832,162474.1542460051),c(79676.60327477717,99979.83097937118),c(83156.9297628877,104254.5930974758),c(155093.3616432438,186701.06133853702),c(59589.94019951159,65690.05585813445),c(81547.53721926098,102238.50869367637),c(6796.5821447760945,10123.468818512612),c(42533.305455817135,43834.20735926987),c(36421.02963499295,40489.35842219631))
targetgene="OR2T33"
collabel=c("DNA_1","DNA_2","DNA_3","RNA_1","RNA_2","RNA_3")

# set up color using RColorBrewer
#library(RColorBrewer)
#colors <- brewer.pal(length(targetgenelist), "Set1")

colors=c( "#E41A1C", "#377EB8", "#4DAF4A", "#984EA3", "#FF7F00",  "#A65628", "#F781BF",
          "#999999", "#66C2A5", "#FC8D62", "#8DA0CB", "#E78AC3", "#A6D854", "#FFD92F", "#E5C494", "#B3B3B3", 
          "#8DD3C7", "#FFFFB3", "#BEBADA", "#FB8072", "#80B1D3", "#FDB462", "#B3DE69", "#FCCDE5",
          "#D9D9D9", "#BC80BD", "#CCEBC5", "#FFED6F")


## code

targetmatvec=unlist(targetmat)+1
yrange=range(targetmatvec[targetmatvec>0]);
# yrange[1]=1; # set the minimum value to 1
for(i in 1:length(targetmat)){
  vali=targetmat[[i]]+1;
  if(i==1){
    plot(1:length(vali),vali,type='b',las=1,pch=20,main=paste('sgRNAs in',targetgene),ylab='Read counts',xlab='Samples',xlim=c(0.7,length(vali)+0.3),ylim = yrange,col=colors[(i %% length(colors))],xaxt='n',log='y')
    axis(1,at=1:length(vali),labels=(collabel),las=2)
    # lines(0:100,rep(1,101),col='black');
  }else{
    lines(1:length(vali),vali,type='b',pch=20,col=colors[(i %% length(colors))])
  }
}



dev.off()
Sweave("mageckInputSecondary_summary.Rnw");
library(tools);

texi2dvi("mageckInputSecondary_summary.tex",pdf=TRUE);

